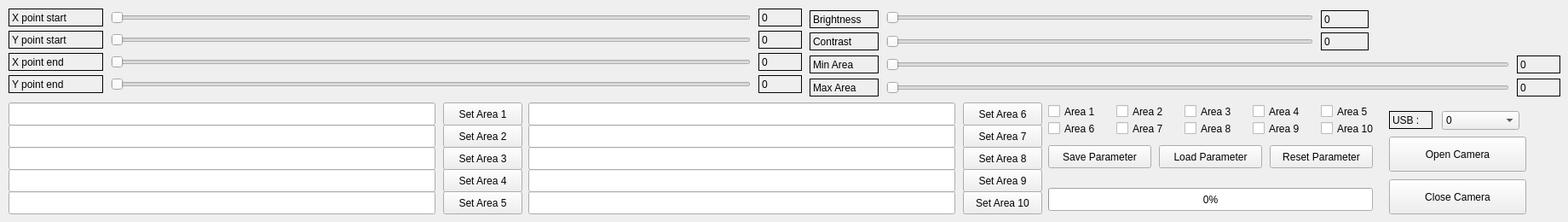
        <widget class="QWidget" name="tab">
         <attribute name="title">
          <string>Area Detection</string>
         </attribute>
         <widget class="QLabel" name="label_274">
          <property name="geometry">
           <rect>
            <x>950</x>
            <y>65</y>
            <width>81</width>
            <height>21</height>
           </rect>
          </property>
          <property name="frameShape">
           <enum>QFrame::Box</enum>
          </property>
          <property name="text">
           <string>Min Area</string>
          </property>
         </widget>
         <widget class="QSlider" name="x_pt_end_1">
          <property name="geometry">
           <rect>
            <x>130</x>
            <y>62</y>
            <width>751</width>
            <height>22</height>
           </rect>
          </property>
          <property name="maximum">
           <number>640</number>
          </property>
          <property name="orientation">
           <enum>Qt::Horizontal</enum>
          </property>
         </widget>
         <widget class="QLabel" name="label_275">
          <property name="geometry">
           <rect>
            <x>1780</x>
            <y>92</y>
            <width>51</width>
            <height>21</height>
           </rect>
          </property>
          <property name="frameShape">
           <enum>QFrame::Box</enum>
          </property>
          <property name="text">
           <string>0</string>
          </property>
         </widget>
         <widget class="QSlider" name="contrast_vision_system">
          <property name="geometry">
           <rect>
            <x>1040</x>
            <y>38</y>
            <width>501</width>
            <height>22</height>
           </rect>
          </property>
          <property name="maximum">
           <number>640</number>
          </property>
          <property name="orientation">
           <enum>Qt::Horizontal</enum>
          </property>
         </widget>
         <widget class="QLabel" name="label_389">
          <property name="geometry">
           <rect>
            <x>950</x>
            <y>12</y>
            <width>81</width>
            <height>21</height>
           </rect>
          </property>
          <property name="frameShape">
           <enum>QFrame::Box</enum>
          </property>
          <property name="text">
           <string>Brightness</string>
          </property>
         </widget>
         <widget class="QSlider" name="max_area">
          <property name="geometry">
           <rect>
            <x>1040</x>
            <y>92</y>
            <width>731</width>
            <height>22</height>
           </rect>
          </property>
          <property name="minimum">
           <number>2500</number>
          </property>
          <property name="maximum">
           <number>5000</number>
          </property>
          <property name="orientation">
           <enum>Qt::Horizontal</enum>
          </property>
         </widget>
         <widget class="QLabel" name="label_385">
          <property name="geometry">
           <rect>
            <x>10</x>
            <y>36</y>
            <width>111</width>
            <height>21</height>
           </rect>
          </property>
          <property name="frameShape">
           <enum>QFrame::Box</enum>
          </property>
          <property name="text">
           <string>Y point start</string>
          </property>
         </widget>
         <widget class="QLabel" name="label_381">
          <property name="geometry">
           <rect>
            <x>890</x>
            <y>62</y>
            <width>51</width>
            <height>21</height>
           </rect>
          </property>
          <property name="frameShape">
           <enum>QFrame::Box</enum>
          </property>
          <property name="text">
           <string>0</string>
          </property>
         </widget>
         <widget class="QLabel" name="label_278">
          <property name="geometry">
           <rect>
            <x>1550</x>
            <y>38</y>
            <width>56</width>
            <height>21</height>
           </rect>
          </property>
          <property name="frameShape">
           <enum>QFrame::Box</enum>
          </property>
          <property name="text">
           <string>0</string>
          </property>
         </widget>
         <widget class="QSlider" name="x_pt_start_1">
          <property name="geometry">
           <rect>
            <x>130</x>
            <y>10</y>
            <width>751</width>
            <height>22</height>
           </rect>
          </property>
          <property name="maximum">
           <number>640</number>
          </property>
          <property name="orientation">
           <enum>Qt::Horizontal</enum>
          </property>
         </widget>
         <widget class="QSlider" name="brightness_vision_system">
          <property name="geometry">
           <rect>
            <x>1040</x>
            <y>10</y>
            <width>501</width>
            <height>22</height>
           </rect>
          </property>
          <property name="maximum">
           <number>640</number>
          </property>
          <property name="orientation">
           <enum>Qt::Horizontal</enum>
          </property>
         </widget>
         <widget class="QLabel" name="label_384">
          <property name="geometry">
           <rect>
            <x>890</x>
            <y>88</y>
            <width>51</width>
            <height>21</height>
           </rect>
          </property>
          <property name="frameShape">
           <enum>QFrame::Box</enum>
          </property>
          <property name="text">
           <string>0</string>
          </property>
         </widget>
         <widget class="QLabel" name="label_382">
          <property name="geometry">
           <rect>
            <x>10</x>
            <y>88</y>
            <width>111</width>
            <height>21</height>
           </rect>
          </property>
          <property name="frameShape">
           <enum>QFrame::Box</enum>
          </property>
          <property name="text">
           <string>Y point end</string>
          </property>
         </widget>
         <widget class="QLabel" name="label_273">
          <property name="geometry">
           <rect>
            <x>1780</x>
            <y>65</y>
            <width>51</width>
            <height>21</height>
           </rect>
          </property>
          <property name="frameShape">
           <enum>QFrame::Box</enum>
          </property>
          <property name="text">
           <string>0</string>
          </property>
         </widget>
         <widget class="QLabel" name="label_380">
          <property name="geometry">
           <rect>
            <x>890</x>
            <y>36</y>
            <width>51</width>
            <height>21</height>
           </rect>
          </property>
          <property name="frameShape">
           <enum>QFrame::Box</enum>
          </property>
          <property name="text">
           <string>0</string>
          </property>
         </widget>
         <widget class="QLabel" name="label_277">
          <property name="geometry">
           <rect>
            <x>1550</x>
            <y>12</y>
            <width>56</width>
            <height>21</height>
           </rect>
          </property>
          <property name="frameShape">
           <enum>QFrame::Box</enum>
          </property>
          <property name="text">
           <string>0</string>
          </property>
         </widget>
         <widget class="QLabel" name="label_276">
          <property name="geometry">
           <rect>
            <x>950</x>
            <y>92</y>
            <width>81</width>
            <height>21</height>
           </rect>
          </property>
          <property name="frameShape">
           <enum>QFrame::Box</enum>
          </property>
          <property name="text">
           <string>Max Area</string>
          </property>
         </widget>
         <widget class="QLabel" name="label_388">
          <property name="geometry">
           <rect>
            <x>950</x>
            <y>38</y>
            <width>81</width>
            <height>21</height>
           </rect>
          </property>
          <property name="frameShape">
           <enum>QFrame::Box</enum>
          </property>
          <property name="text">
           <string>Contrast</string>
          </property>
         </widget>
         <widget class="QSlider" name="y_pt_end_1">
          <property name="geometry">
           <rect>
            <x>130</x>
            <y>88</y>
            <width>751</width>
            <height>22</height>
           </rect>
          </property>
          <property name="maximum">
           <number>602</number>
          </property>
          <property name="orientation">
           <enum>Qt::Horizontal</enum>
          </property>
         </widget>
         <widget class="QSlider" name="y_pt_start_1">
          <property name="geometry">
           <rect>
            <x>130</x>
            <y>36</y>
            <width>751</width>
            <height>22</height>
           </rect>
          </property>
          <property name="maximum">
           <number>602</number>
          </property>
          <property name="orientation">
           <enum>Qt::Horizontal</enum>
          </property>
         </widget>
         <widget class="QSlider" name="min_area">
          <property name="geometry">
           <rect>
            <x>1040</x>
            <y>65</y>
            <width>731</width>
            <height>22</height>
           </rect>
          </property>
          <property name="maximum">
           <number>2500</number>
          </property>
          <property name="orientation">
           <enum>Qt::Horizontal</enum>
          </property>
         </widget>
         <widget class="QLabel" name="label_383">
          <property name="geometry">
           <rect>
            <x>10</x>
            <y>62</y>
            <width>111</width>
            <height>21</height>
           </rect>
          </property>
          <property name="frameShape">
           <enum>QFrame::Box</enum>
          </property>
          <property name="text">
           <string>X point end</string>
          </property>
         </widget>
         <widget class="QLabel" name="label_387">
          <property name="geometry">
           <rect>
            <x>890</x>
            <y>10</y>
            <width>51</width>
            <height>21</height>
           </rect>
          </property>
          <property name="frameShape">
           <enum>QFrame::Box</enum>
          </property>
          <property name="text">
           <string>0</string>
          </property>
         </widget>
         <widget class="QLabel" name="label_386">
          <property name="geometry">
           <rect>
            <x>10</x>
            <y>10</y>
            <width>111</width>
            <height>21</height>
           </rect>
          </property>
          <property name="frameShape">
           <enum>QFrame::Box</enum>
          </property>
          <property name="text">
           <string>X point start</string>
          </property>
         </widget>
         <widget class="QLineEdit" name="param_area_3">
          <property name="geometry">
           <rect>
            <x>10</x>
            <y>172</y>
            <width>501</width>
            <height>27</height>
           </rect>
          </property>
         </widget>
         <widget class="QLineEdit" name="param_area_1">
          <property name="geometry">
           <rect>
            <x>10</x>
            <y>120</y>
            <width>501</width>
            <height>27</height>
           </rect>
          </property>
         </widget>
         <widget class="QCheckBox" name="area_reg_4">
          <property name="geometry">
           <rect>
            <x>1470</x>
            <y>120</y>
            <width>81</width>
            <height>21</height>
           </rect>
          </property>
          <property name="text">
           <string>Area 4</string>
          </property>
         </widget>
         <widget class="QLineEdit" name="param_area_10">
          <property name="geometry">
           <rect>
            <x>620</x>
            <y>224</y>
            <width>501</width>
            <height>27</height>
           </rect>
          </property>
         </widget>
         <widget class="QPushButton" name="load_area_param">
          <property name="geometry">
           <rect>
            <x>1360</x>
            <y>170</y>
            <width>121</width>
            <height>27</height>
           </rect>
          </property>
          <property name="text">
           <string>Load Parameter</string>
          </property>
         </widget>
         <widget class="QPushButton" name="set_area_1">
          <property name="geometry">
           <rect>
            <x>520</x>
            <y>120</y>
            <width>93</width>
            <height>27</height>
           </rect>
          </property>
          <property name="text">
           <string>Set Area 1</string>
          </property>
         </widget>
         <widget class="QLineEdit" name="param_area_9">
          <property name="geometry">
           <rect>
            <x>620</x>
            <y>198</y>
            <width>501</width>
            <height>27</height>
           </rect>
          </property>
         </widget>
         <widget class="QPushButton" name="set_area_9">
          <property name="geometry">
           <rect>
            <x>1130</x>
            <y>198</y>
            <width>93</width>
            <height>27</height>
           </rect>
          </property>
          <property name="text">
           <string>Set Area 9</string>
          </property>
         </widget>
         <widget class="QPushButton" name="set_area_7">
          <property name="geometry">
           <rect>
            <x>1130</x>
            <y>146</y>
            <width>93</width>
            <height>27</height>
           </rect>
          </property>
          <property name="text">
           <string>Set Area 7</string>
          </property>
         </widget>
         <widget class="QCheckBox" name="area_reg_9">
          <property name="geometry">
           <rect>
            <x>1470</x>
            <y>140</y>
            <width>81</width>
            <height>21</height>
           </rect>
          </property>
          <property name="text">
           <string>Area 9</string>
          </property>
         </widget>
         <widget class="QPushButton" name="set_area_4">
          <property name="geometry">
           <rect>
            <x>520</x>
            <y>198</y>
            <width>93</width>
            <height>27</height>
           </rect>
          </property>
          <property name="text">
           <string>Set Area 4</string>
          </property>
         </widget>
         <widget class="QPushButton" name="set_area_10">
          <property name="geometry">
           <rect>
            <x>1130</x>
            <y>224</y>
            <width>93</width>
            <height>27</height>
           </rect>
          </property>
          <property name="text">
           <string>Set Area 10</string>
          </property>
         </widget>
         <widget class="QCheckBox" name="area_reg_3">
          <property name="geometry">
           <rect>
            <x>1390</x>
            <y>120</y>
            <width>81</width>
            <height>21</height>
           </rect>
          </property>
          <property name="text">
           <string>Area 3</string>
          </property>
         </widget>
         <widget class="QPushButton" name="set_area_3">
          <property name="geometry">
           <rect>
            <x>520</x>
            <y>172</y>
            <width>93</width>
            <height>27</height>
           </rect>
          </property>
          <property name="text">
           <string>Set Area 3</string>
          </property>
         </widget>
         <widget class="QLineEdit" name="param_area_5">
          <property name="geometry">
           <rect>
            <x>10</x>
            <y>224</y>
            <width>501</width>
            <height>27</height>
           </rect>
          </property>
         </widget>
         <widget class="QPushButton" name="set_area_2">
          <property name="geometry">
           <rect>
            <x>520</x>
            <y>146</y>
            <width>93</width>
            <height>27</height>
           </rect>
          </property>
          <property name="text">
           <string>Set Area 2</string>
          </property>
         </widget>
         <widget class="QLineEdit" name="param_area_2">
          <property name="geometry">
           <rect>
            <x>10</x>
            <y>146</y>
            <width>501</width>
            <height>27</height>
           </rect>
          </property>
         </widget>
         <widget class="QCheckBox" name="area_reg_5">
          <property name="geometry">
           <rect>
            <x>1550</x>
            <y>120</y>
            <width>81</width>
            <height>21</height>
           </rect>
          </property>
          <property name="text">
           <string>Area 5</string>
          </property>
         </widget>
         <widget class="QCheckBox" name="area_reg_7">
          <property name="geometry">
           <rect>
            <x>1310</x>
            <y>140</y>
            <width>81</width>
            <height>21</height>
           </rect>
          </property>
          <property name="text">
           <string>Area 7</string>
          </property>
         </widget>
         <widget class="QPushButton" name="set_area_5">
          <property name="geometry">
           <rect>
            <x>520</x>
            <y>224</y>
            <width>93</width>
            <height>27</height>
           </rect>
          </property>
          <property name="text">
           <string>Set Area 5</string>
          </property>
         </widget>
         <widget class="QLineEdit" name="param_area_4">
          <property name="geometry">
           <rect>
            <x>10</x>
            <y>198</y>
            <width>501</width>
            <height>27</height>
           </rect>
          </property>
         </widget>
         <widget class="QPushButton" name="open_camera">
          <property name="geometry">
           <rect>
            <x>1630</x>
            <y>160</y>
            <width>161</width>
            <height>41</height>
           </rect>
          </property>
          <property name="text">
           <string>Open Camera</string>
          </property>
         </widget>
         <widget class="QCheckBox" name="area_reg_10">
          <property name="geometry">
           <rect>
            <x>1550</x>
            <y>140</y>
            <width>81</width>
            <height>21</height>
           </rect>
          </property>
          <property name="text">
           <string>Area 10</string>
          </property>
         </widget>
         <widget class="QCheckBox" name="area_reg_1">
          <property name="geometry">
           <rect>
            <x>1230</x>
            <y>120</y>
            <width>81</width>
            <height>21</height>
           </rect>
          </property>
          <property name="text">
           <string>Area 1</string>
          </property>
         </widget>
         <widget class="QLineEdit" name="param_area_6">
          <property name="geometry">
           <rect>
            <x>620</x>
            <y>120</y>
            <width>501</width>
            <height>27</height>
           </rect>
          </property>
         </widget>
         <widget class="QCheckBox" name="area_reg_8">
          <property name="geometry">
           <rect>
            <x>1390</x>
            <y>140</y>
            <width>81</width>
            <height>21</height>
           </rect>
          </property>
          <property name="text">
           <string>Area 8</string>
          </property>
         </widget>
         <widget class="QPushButton" name="reset_area_param">
          <property name="geometry">
           <rect>
            <x>1490</x>
            <y>170</y>
            <width>121</width>
            <height>27</height>
           </rect>
          </property>
          <property name="text">
           <string>Reset Parameter</string>
          </property>
         </widget>
         <widget class="QPushButton" name="set_area_6">
          <property name="geometry">
           <rect>
            <x>1130</x>
            <y>120</y>
            <width>93</width>
            <height>27</height>
           </rect>
          </property>
          <property name="text">
           <string>Set Area 6</string>
          </property>
         </widget>
         <widget class="QPushButton" name="pushButton_4">
          <property name="geometry">
           <rect>
            <x>1630</x>
            <y>210</y>
            <width>161</width>
            <height>41</height>
           </rect>
          </property>
          <property name="text">
           <string>Close Camera</string>
          </property>
         </widget>
         <widget class="QLineEdit" name="param_area_8">
          <property name="geometry">
           <rect>
            <x>620</x>
            <y>172</y>
            <width>501</width>
            <height>27</height>
           </rect>
          </property>
         </widget>
         <widget class="QPushButton" name="set_area_8">
          <property name="geometry">
           <rect>
            <x>1130</x>
            <y>172</y>
            <width>93</width>
            <height>27</height>
           </rect>
          </property>
          <property name="text">
           <string>Set Area 8</string>
          </property>
         </widget>
         <widget class="QCheckBox" name="area_reg_6">
          <property name="geometry">
           <rect>
            <x>1230</x>
            <y>140</y>
            <width>81</width>
            <height>21</height>
           </rect>
          </property>
          <property name="text">
           <string>Area 6</string>
          </property>
         </widget>
         <widget class="QPushButton" name="save_area_param">
          <property name="geometry">
           <rect>
            <x>1230</x>
            <y>170</y>
            <width>121</width>
            <height>27</height>
           </rect>
          </property>
          <property name="text">
           <string>Save Parameter</string>
          </property>
         </widget>
         <widget class="QLineEdit" name="param_area_7">
          <property name="geometry">
           <rect>
            <x>620</x>
            <y>146</y>
            <width>501</width>
            <height>27</height>
           </rect>
          </property>
         </widget>
         <widget class="QCheckBox" name="area_reg_2">
          <property name="geometry">
           <rect>
            <x>1310</x>
            <y>120</y>
            <width>81</width>
            <height>21</height>
           </rect>
          </property>
          <property name="text">
           <string>Area 2</string>
          </property>
         </widget>
         <widget class="QProgressBar" name="area_progress">
          <property name="geometry">
           <rect>
            <x>1230</x>
            <y>220</y>
            <width>381</width>
            <height>27</height>
           </rect>
          </property>
          <property name="value">
           <number>0</number>
          </property>
         </widget>
         <widget class="QComboBox" name="usb_com">
          <property name="geometry">
           <rect>
            <x>1692</x>
            <y>130</y>
            <width>91</width>
            <height>22</height>
           </rect>
          </property>
          <item>
           <property name="text">
            <string>0</string>
           </property>
          </item>
          <item>
           <property name="text">
            <string>1</string>
           </property>
          </item>
          <item>
           <property name="text">
            <string>2</string>
           </property>
          </item>
          <item>
           <property name="text">
            <string>3</string>
           </property>
          </item>
          <item>
           <property name="text">
            <string>4</string>
           </property>
          </item>
          <item>
           <property name="text">
            <string>5</string>
           </property>
          </item>
          <item>
           <property name="text">
            <string>6</string>
           </property>
          </item>
          <item>
           <property name="text">
            <string>7</string>
           </property>
          </item>
         </widget>
         <widget class="QLabel" name="label_390">
          <property name="geometry">
           <rect>
            <x>1630</x>
            <y>130</y>
            <width>51</width>
            <height>21</height>
           </rect>
          </property>
          <property name="frameShape">
           <enum>QFrame::Box</enum>
          </property>
          <property name="text">
           <string>USB :</string>
          </property>
         </widget>
        </widget>
